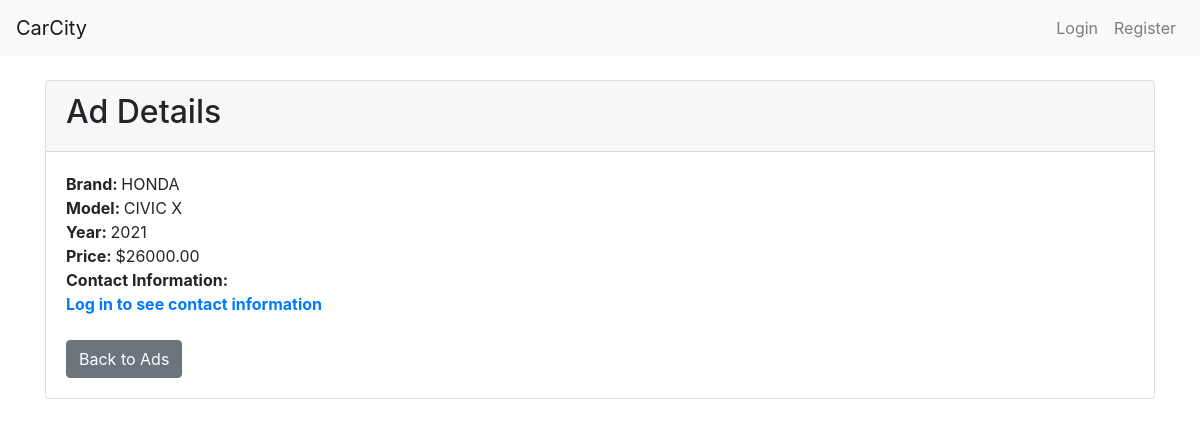
Page /ad/9/ on the committed database.
### CarCity/models.py (models this page shows, shortened)
class Ad(models.Model):
    user = models.ForeignKey(User, on_delete=models.CASCADE)
    brand = models.CharField(max_length=100)
    model = models.CharField(max_length=100)
    pic = models.ImageField(null=True, blank=True)
    year = models.PositiveIntegerField()
    price = models.DecimalField(max_digits=10, decimal_places=2)
    contact_info = models.CharField(max_length=200)

### CarCity/views.py (the view)
# urls.py: path('ad/<int:ad_id>/', views.ad_detail, name='ad_detail'),
def ad_detail(request, ad_id):
    ad = get_object_or_404(Ad, id=ad_id)
    return render(request, 'CarCity/ad_detail.html', {'ad': ad})

### CarCity/templates/CarCity/ad_detail.html
{% extends 'CarCity/base.html' %}
{% block content %}
  <div class="card">
    <div class="card-header">
      <h2>Ad Details</h2>
    </div>
    <div class="card-body">
      <strong class="card-title">Brand: </strong>{{ ad.brand }}<br><strong>Model: </strong> {{ ad.model }}<br><strong>Year: </strong> {{ ad.year }}<br>
      <strong class="card-text">Price: </strong>${{ ad.price }}</strong><br>
      <strong class="card-text">Contact Information: </strong>{% if user.is_authenticated %}{{ ad.contact_info }}{% else %}<br><a href="{% url 'accounts:login' %}"><strong>Log in to see contact information</a>{% endif %}</strong><br><br>
      <a href="{% url 'CarCity:ad_list' %}" class="btn btn-secondary">Back to Ads</a>
    </div>
  </div>
{% endblock %}

### rows in the picture
Ad: brand "HONDA", model "CIVIC X", year "2021", price "26000.00"
